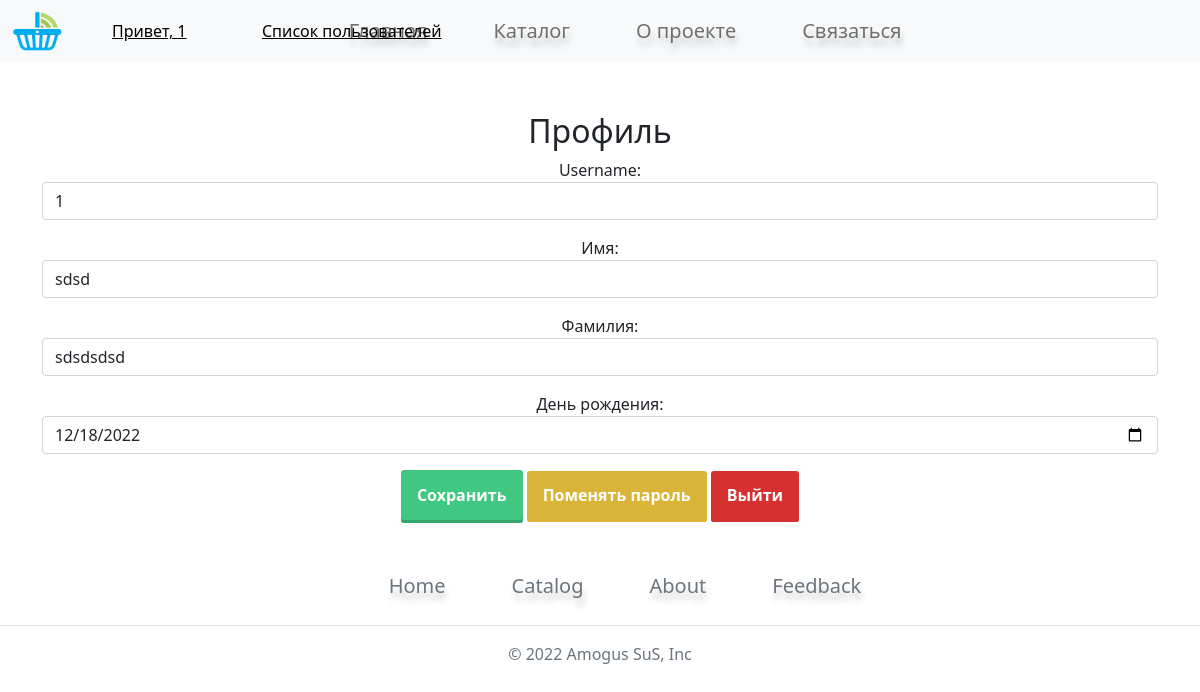
Screenshot of /auth/profile/ (signed in) with the database file from the repository.
### users/models.py (models this page shows)
class CustomUser(AbstractUser):
    objects = UserManager()
    username = models.CharField(
        unique=False,
        max_length=150,
        error_messages={
            'unique': "Пользователь с таким ником уже есть"},)
    email = models.EmailField(
        'почта',
        unique=True,
        blank=False)
    password = models.CharField(
        'пароль',
        max_length=128)
    first_name = models.CharField(
        'имя',
        max_length=30,
        blank=True)
    second_name = models.CharField(
        'фамилия',
        max_length=30,
        blank=True)
    birthday = models.DateField(
        'день рождения',
        blank=True,
        null=True)
    USERNAME_FIELD = 'email'
    REQUIRED_FIELDS = ['username']
    class Meta:
        verbose_name = 'user'
        verbose_name_plural = 'users'

### users/views.py (the view)
# urls.py: path('profile/', profile, name='profile'),
def profile(request):
    if request.user.is_authenticated:
        form = ProfileForm(request.POST or None, instance=request.user)
        if request.method == 'POST' and form.is_valid():
            form.save()
            messages.success(request, "Сохранено")
        context = {
            'form': form,
        }
        return render(request, 'user/profile.html', context)
    return render(request, 'user/profile.html')

### users/forms.py
class ProfileForm(UserChangeForm):
    password = None
    class Meta:
        model = CustomUser
        fields = (
            'username',
            'first_name',
            'second_name',
            'birthday')
        labels = {
            'first_name': 'Имя',
            'second_name': 'Фамилия',
            'birthday': 'День рождения',
        }
        widgets = {
            'birthday': MyDateInput(),
        }
    def __init__(self, *args, **kwargs):
        super().__init__(*args, **kwargs)
        for field in self.visible_fields():
            field.field.widget.attrs['class'] = 'form-control'

### templates/user/profile.html (shortened to what this page needs)
{% extends 'main.html' %}
{% block content %}
{% if user.is_authenticated %}
    <section>
        <div class='container'>
            <h2>
                Профиль
            </h2>
            <form method="post">
                {{ form.as_p }}
                <button type='submit' class='button7'>Cохранить</button>
                <a href='/auth/password_change/' class='button8'>Поменять пароль</a>
                <a href='/auth/logout/' class='button10'>Выйти</a>
            </form>
        </div>
    </section>
{% endif %}
{% endblock content %}

### templates/includes/header.html (shortened to what this page needs)
{% load static %}
<header>
   <nav class="navbar navbar-expand-lg navbar-light bg-light">
      <div class="container-fluid">
         <img src="{% static "img/1.png" %}" alt="Если вы это читаете, то видимо что-то пошло не так" width="50" height="40" class='startimg'>
         {% if user.is_authenticated %}
            <a href='/auth/profile/' class='name'>Привет, {{ user.username }} </a>
         {% else %}
            <a href="/auth/login/" class='name'>Войти</a>
         {% endif %}
         {% if user.is_staff %}
            <a class="name_two" href='/auth/user_list/'>Список пользователей</a>
         {% endif %}
         <div class="collapse navbar-collapse" id="navbarNav">
            <ul class="navbar-nav">
               <li class="nav-item">
                  {% with request.resolver_match.url_name as view_name %}
                  <a class="nav-link {% if view_name == "homepage" %} active {% endif %}" href={% url "homepage:homepage"%}>Главная</a>
               </li>
               <li class="nav-item">
                  <a class="nav-link {% if view_name == "catalog" %} active {% endif %}" href={% url "catalog:catalog"%}>Каталог</a>
               </li>
               <li class="nav-item">
                  <a class="nav-link {% if view_name == "about" %} active {% endif %}" href={% url "about:about"%}>О проекте</a>
               </li>
               <li class="nav-item">
                  <a class="nav-link {% if view_name == "feedback" %} active {% endif %}" href={% url "feedback:feedback"%}>Связаться</a>
               </li>
                  {% endwith %}
            </ul>
         </div>
      </div>
   </nav>
</header>

### static_dev/css/br.css (style rules this page uses)
.container { text-align: center; margin-top: 50px; }
.navbar-nav { margin: auto; }
.nav-item { margin-left: 50px; }
.nav-link { font-size:15pt; text-shadow: 2px 8px 6px rgba(0,0,0,0.2), 0px -5px 35px rgba(255,255,255,0.3); color:red; }
.name { color: black; }
.startimg { position: absolute; }
button.button7 { font-weight: 700; color: white; text-decoration: none; padding: .8em 1em calc(.8em + 3px); border-radius: 3px; background: rgb(64,199,129); box-shadow: 0 -3px rgb(53,167,110) inset; transition: 0.2s; border:none }
.name { margin-left: 100px; position: absolute; }
a.name_two { margin-left: 250px; position: absolute; color:black; }
a.button8 { font-weight: 700; color: white; text-decoration: none; padding: .8em 1em calc(.8em + 3px); border-radius: 3px; background: rgb(218, 180, 56); box-shadow: 0 -3px rgb(218, 180, 56) inset; transition: 0.2s; }
a.button10 { font-weight: 700; color: white; text-decoration: none; padding: .8em 1em calc(.8em + 3px); border-radius: 3px; background: rgb(214, 48, 48); box-shadow: 0 -3px rgb(214, 48, 48) inset; transition: 0.2s; border:none }

### rows the page displays
CustomUser: username "1", first_name "sdsd", second_name "sdsdsdsd", birthday "12/18/2022"
